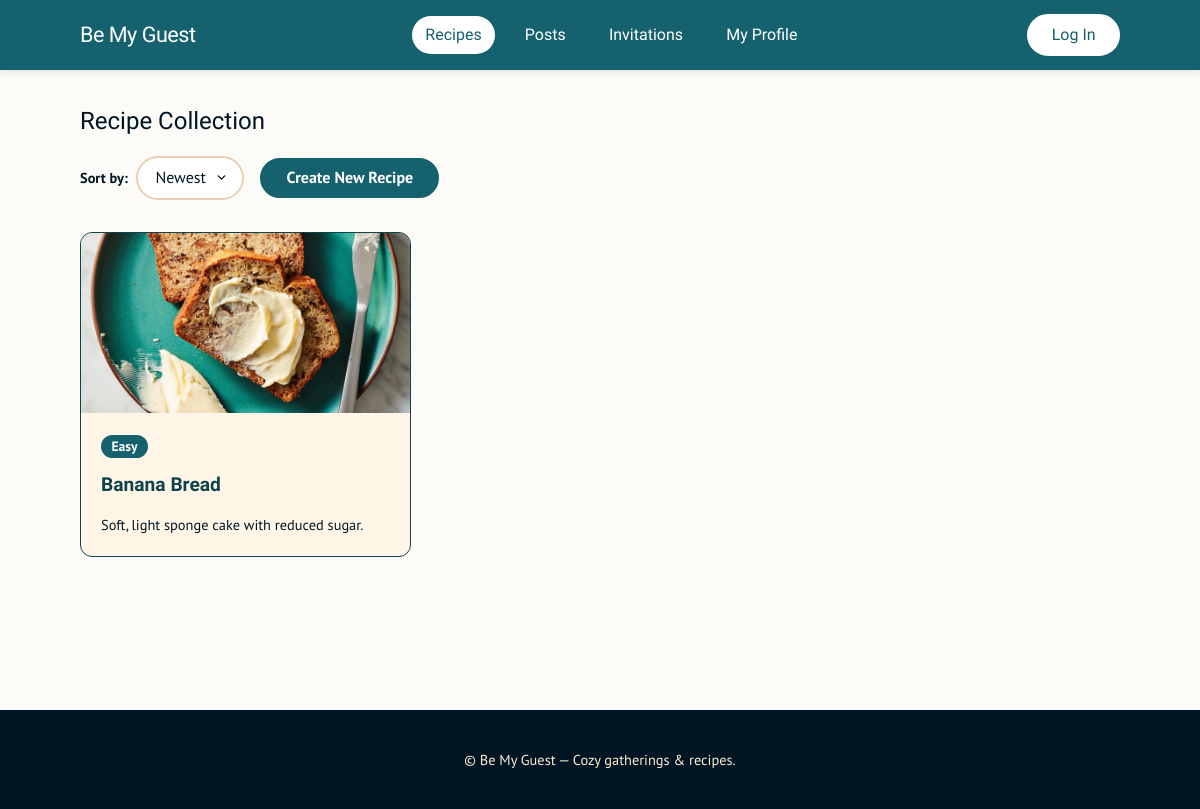
Before: /recipes/ with the older database file.
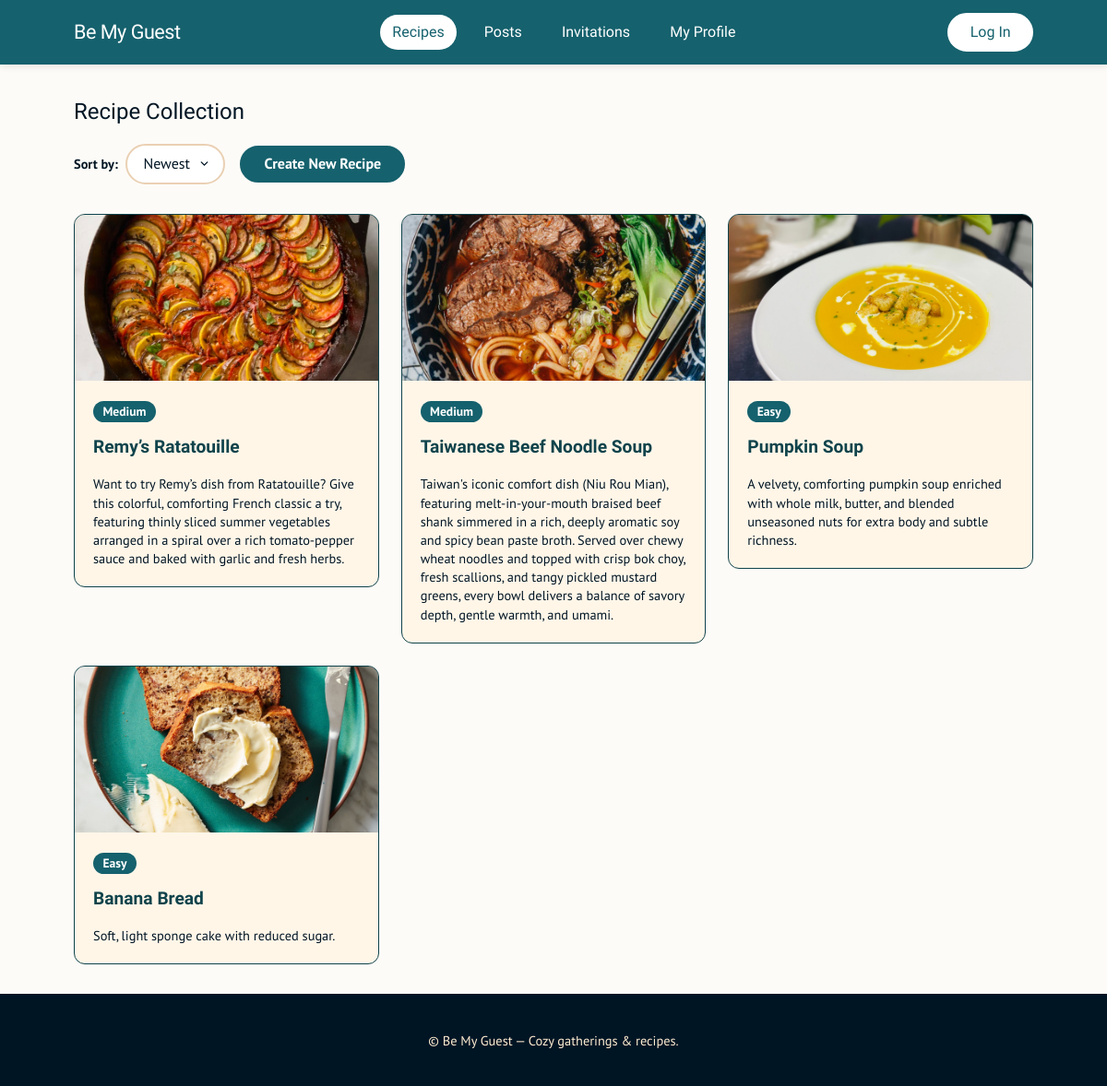
After: the same page with the newer database file.
### features/recipes/models.py (models this page shows, shortened)
class Recipe(models.Model):
    class Difficulty(models.TextChoices):
        EASY = 'Easy', 'Easy'
        MEDIUM = 'Medium', 'Medium'
        HARD = 'Hard', 'Hard'
    id = models.BigAutoField(primary_key=True)
    creator = models.ForeignKey(
        settings.AUTH_USER_MODEL,
        on_delete=models.CASCADE,
        related_name='recipes',
        verbose_name='User who created recipe',
    )
    recipe_name = models.CharField(max_length=255)
    description = models.TextField(
        blank=True,
        help_text='Recipe introduction, story behind this recipe',
    )
    ingredients = models.JSONField(
        default=list, help_text='Ingredient names and quantities'
    )
    instructions = models.JSONField(
        default=list, help_text='Ordered cooking steps'
    )
    preparation_time = models.IntegerField(
        default=0, help_text='Preparation time (minutes)'
    )
    cooking_time = models.IntegerField(
        default=0, help_text='Cooking time (minutes)'
    )
    servings = models.PositiveIntegerField(
        default=1, help_text='Number of servings'
    )
    difficulty = models.CharField(
        max_length=10,
        choices=Difficulty.choices,
        default=Difficulty.EASY,
    )
    dietary_tags = models.JSONField(
        default=list, blank=True, help_text='Vegetarian, vegan, etc.'
    )
    allergens = models.JSONField(
        default=list, blank=True, help_text='Peanut, milk, eggs, etc.'
    )
    image = models.ImageField(upload_to='recipes/', blank=True, null=True)
    created_at = models.DateTimeField(auto_now_add=True)
    class Meta:
        ordering = ['-created_at']

### features/recipes/views.py (the view)
# urls.py: path("recipes/", recipe_views.recipe_list, name="recipes"),
def recipe_list(request):
    recipes = Recipe.objects.all().order_by('-created_at')
    return render(request, 'recipes.html', {'recipes': recipes})

### bemyguest/templates/recipes.html (shortened to what this page needs)
{% extends "base.html" %}
{% load static %}
{% block content %}
<div class="row" style="display: flex; justify-content: space-between; align-items: center; margin-bottom: 2rem; flex-wrap: wrap; gap: 1rem;">
  <h2 style="margin: 0; font-weight: 700;">Recipe Collection</h2>
  <div style="display: flex; align-items: center; gap: 1rem; flex-wrap: wrap;">
    <div style="display: flex; align-items: center; gap: 0.5rem;">
      <label for="sort-by" style="font-weight: 600; font-size: 0.9rem; margin: 0;">Sort by:</label>
        <select id="sort-by" style="width: auto; margin: 0; height: auto; padding: 0.45rem 2.25rem 0.45rem 1.1rem; border-radius: 999px; appearance: none; -webkit-appearance: none; background-color: var(--white, #ffffff); background-repeat: no-repeat; background-position: right 0.9rem center; background-size: 13px;">
        <option value="newest">Newest</option>
        </select>
    </div>
    <a href="{% url 'recipe_create' %}" class="button" style="background-color: var(--stormy-teal, #1b535d); color: white; border-radius: 9999px; padding: 0.5rem 1.5rem; text-decoration: none; font-weight: 600; display: inline-flex; align-items: center;">
      Create New Recipe
    </a>
  </div>
</div>
<div class="card-grid" style="display: grid !important; grid-template-columns: repeat(auto-fill, minmax(280px, 1fr)) !important; gap: 1.5rem !important; align-items: start !important;">
  {% for recipe in recipes %}
  <div class="recipe-card" style="margin-top: 0 !important; border: 1.5px solid var(--stormy-teal-dark, #0F434B); border-radius: var(--radius, 12px); overflow: hidden; background: var(--papaya-whip-light, #FFF6E8);">
    <div class="recipe-card__image" style="display: flex; align-items: center; justify-content: center; color: var(--white); background-color: var(--stormy-teal-dark, #0F434B); font-weight: bold; overflow: hidden; height: 180px;">
      {% if "Banana" in recipe.recipe_name %}
        <img src="{% static 'images/BananaBread.jpeg' %}" alt="Banana Bread" style="width: 100%; height: 100%; object-fit: cover; display: block;">
      {% elif recipe.image and recipe.image.name %}
        <img src="{{ recipe.image.url }}" alt="{{ recipe.recipe_name }}" style="width: 100%; height: 100%; object-fit: cover; display: block;">
      {% else %}
        [ Food Image ]
      {% endif %}
    </div>
    <div class="recipe-card__content" style="padding: 1.25rem;">
      <span class="badge primary" style="margin-bottom: 0.5rem;">{{ recipe.difficulty }}</span>
      <h3 style="margin-top: 0.25rem; margin-bottom: 0.5rem; font-size: 1.2rem;"><a href="{% url 'recipe_detail' recipe.pk %}">{{ recipe.recipe_name }}</a></h3>
      <p class="muted" style="font-size: 0.9rem; margin-bottom: 0; color: var(--ink-black); line-height: 1.4;">{{ recipe.description }}</p>
    </div>
  </div>
  {% empty %}
  <p class="muted">No recipes found.</p>
  {% endfor %}
</div>
{% endblock %}

### bemyguest/templates/base.html (shortened to what this page needs)
{% load static %}
<!DOCTYPE html>
<html lang="en">
<head>
    <link rel="stylesheet" href="{% static 'normalize.css' %}?v=2">
    <link rel="stylesheet" href="{% static 'skeleton.css' %}?v=3">
    <link rel="stylesheet" href="{% static 'style.css' %}?v=104">
</head>
<body>
  <header class="site-header">
    <div class="container">
      <a href="{% url 'home' %}" class="brand">
        <span class="brand__title">Be My Guest</span>
      </a>
      <nav class="nav" aria-label="Main Navigation">
        <a href="{% url 'recipes' %}" class="{% if request.resolver_match.url_name == 'recipes' %}active{% endif %}">Recipes</a>
        <a href="{% url 'posts' %}" class="{% if request.resolver_match.url_name == 'posts' %}active{% endif %}">Posts</a>
        <a href="{% url 'invitations' %}" class="{% if request.resolver_match.url_name == 'invitations' %}active{% endif %}">Invitations</a>
        <a href="{% url 'users:user' %}" class="{% if request.resolver_match.namespace == 'users' %}active{% endif %}">My Profile</a>
      </nav>
      <div class="auth-nav">
        {% if user.is_authenticated %}
          <form method="post" action="{% url 'logout' %}">
            {% csrf_token %}
            <button type="submit" class="button button-outline">Log Out</button>
          </form>
        {% else %}
          <a href="{% url 'login' %}" class="button button-nav">Log In</a>
        {% endif %}
      </div>
    </div>
  </header>
  <main class="main-content">
    <div class="container">
      {% block content %}{% endblock %}
    </div>
  </main>
  <footer class="site-footer">
    <div class="container">
      <p>&copy; Be My Guest — Cozy gatherings & recipes.</p>
    </div>
  </footer>
</body>
</html>

### bemyguest/ui-ux/skeleton.css (style rules this page uses)
a { color: var(--stormy-teal); text-decoration: none; font-weight: 500; }
.button, a.button, button, input[type="submit"], input[type="reset"], input[type="button"] { display: inline-flex; align-items: center; justify-content: center; background-color: var(--stormy-teal); border: 2px solid var(--stormy-teal); color: var(--white) !important; border-radius: 999px; padding: 0.6rem 1.4rem; font-weight: 600; line-height: 1.2; transition: background-color 0.2s ease, transform 0.1s ease; text-decoration: none !important; }
a.button.button-nav, .button.button-nav { background-color: var(--white) !important; color: var(--stormy-teal) !important; border: 2px solid var(--white) !important; }
input[type="text"], input[type="search"], input[type="email"], input[type="password"], select, textarea { border: 2px solid var(--border-light); background-color: var(--white); color: var(--ink-black); border-radius: 10px; padding: 0.6rem 0.85rem; width: 100%; }
.container { width: 100%; max-width: 1080px; margin: 0 auto; padding: 0 20px; }
.row { display: flex; gap: 1.5rem; flex-wrap: wrap; }
.badge { display: inline-block; padding: 0.3rem 0.65rem; border-radius: 999px; font-size: 0.85rem; font-weight: 600; line-height: 1; background: var(--papaya-whip); color: var(--brandy); }
.badge.primary { background: var(--stormy-teal); color: var(--white); }

Changed rows visible on the page:
added Recipe: image (picture), difficulty "Medium", recipe_name "Remy’s Ratatouille", description "Want to try Remy’s dish from Ratatouille? Give this colorful, comforting French classic a try, featuring thinly sliced summer vegetables arranged in a spiral over a rich tomato-pepper sauce and baked with garlic and fresh herbs."
added Recipe: image (picture), difficulty "Medium", recipe_name "Taiwanese Beef Noodle Soup", description "Taiwan's iconic comfort dish (Niu Rou Mian), featuring melt-in-your-mouth braised beef shank simmered in a rich, deeply aromatic soy and spicy bean paste broth. Served over chewy wheat noodles and topped with crisp bok choy, fresh scallions, and tangy pickled mustard greens, every bowl delivers a balance of savory depth, gentle warmth, and umami."
added Recipe: image (picture), difficulty "Easy", recipe_name "Pumpkin Soup", description "A velvety, comforting pumpkin soup enriched with whole milk, butter, and blended unseasoned nuts for extra body and subtle richness."
